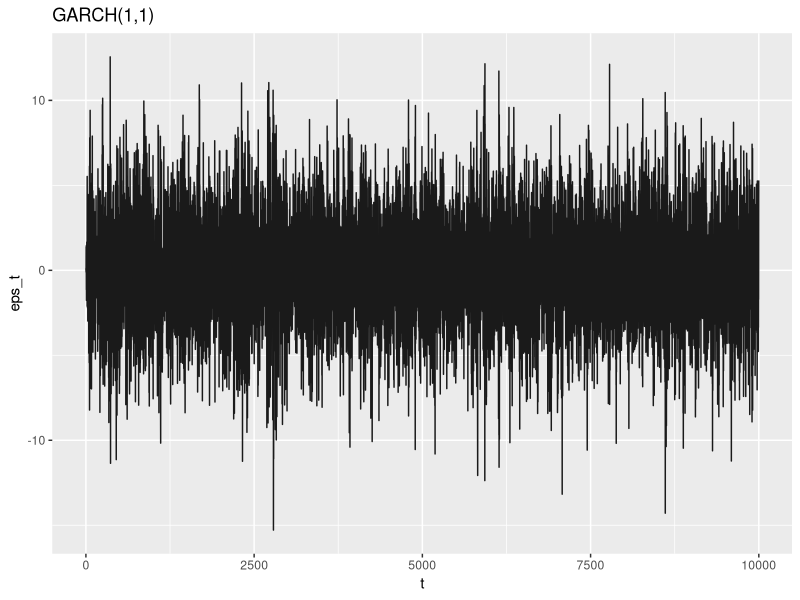
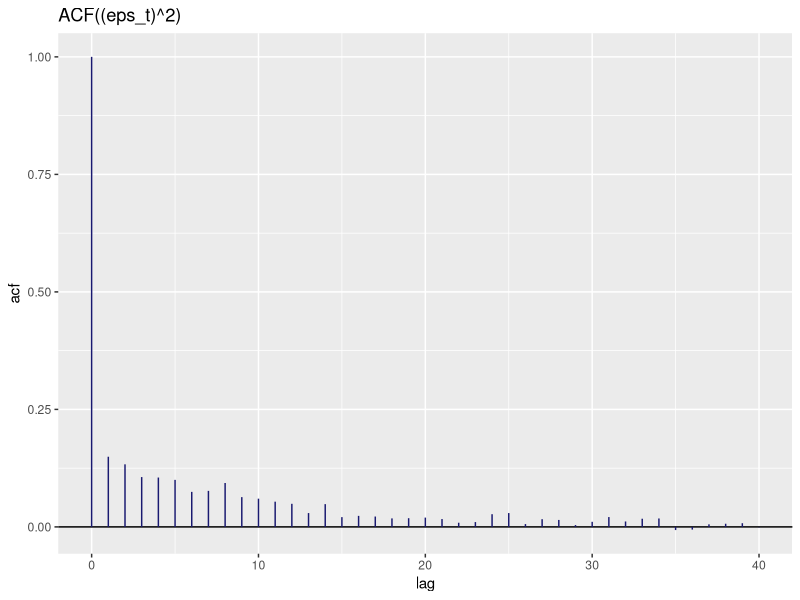

Here is the R script that generated these plots, in order:
library('stats')

## garch(1,1)
set.seed(100)
SimulatedData <- function(coeffs) {
  
  w0 <- coeffs[1]              # omega_0
  a0 <- coeffs[2]              # alpha_0
  b0 <- coeffs[3]              # beta_0
  n <- rnorm(10000)             # eta_t
  eps <- rep(0,10000)           # epsilon_t
  sigsq <- rep(0, 10000)        # sigma^2
  
  for (i in 2:10000) {
    sigsq[i] <- w0 + a0 * (eps[i-1]^2) + b0 * sigsq[i-1]
    eps[i] <- n[i] * sqrt(sigsq[i])
  }
  
  return(list(eps_t = eps, sig_t = sigsq))
}

coeffs <- c(1, 0.1, 0.8)

GARCHdata <- SimulatedData(coeffs)

# plot(GARCHdata$eps_t, type="l")
# plot(sqrt(GARCHdata$sig_t), type="l")

library(ggplot2)

# plot eps_t
ggplot(data.frame(x=c(0:9999), y=GARCHdata$eps_t), aes(x, y)) +
  labs(title="GARCH(1,1)") +
  xlab("t") +
  ylab("eps_t") +
  geom_line(color="grey10")

# plot acf of (eps_t)^2 
eps2acf <- acf(GARCHdata$eps_t^2, plot = FALSE)
eps2acf_df <- with(eps2acf, data.frame(lag, acf))

ggplot(data = eps2acf_df, mapping = aes(x = lag, y = acf)) +
  labs(title="ACF((eps_t)^2)") +
  geom_hline(aes(yintercept = 0)) +
  geom_segment(mapping = aes(xend = lag, yend = 0), color="midnightblue")



## negative of log likelihood

GarchLogLikelihood <- function(coeffs) {
  
  w0 <- coeffs[1]              # omega_0
  a0 <- coeffs[2]              # alpha_0
  b0 <- coeffs[3]              # beta_0
  sigsq <- rep(0, 10000)       # sigma^2
  
  sigsq[1] = w0

    for (i in 2:10000) {
    sigsq[i] <- w0 + a0 * (GARCHdata$eps_t[i-1]^2) + b0 * sigsq[i-1]
  }
  
  return (-sum(dnorm(GARCHdata$eps_t, mean = 0 , sd=sqrt(sigsq), log=TRUE)))
}

GarchLogLikelihood(coeffs)

## Non-Linear Minimization
mle <- nlm(GarchLogLikelihood, c(0.5,0.1,0.5)) # start at 0.1 0.1 0.1

mle 
